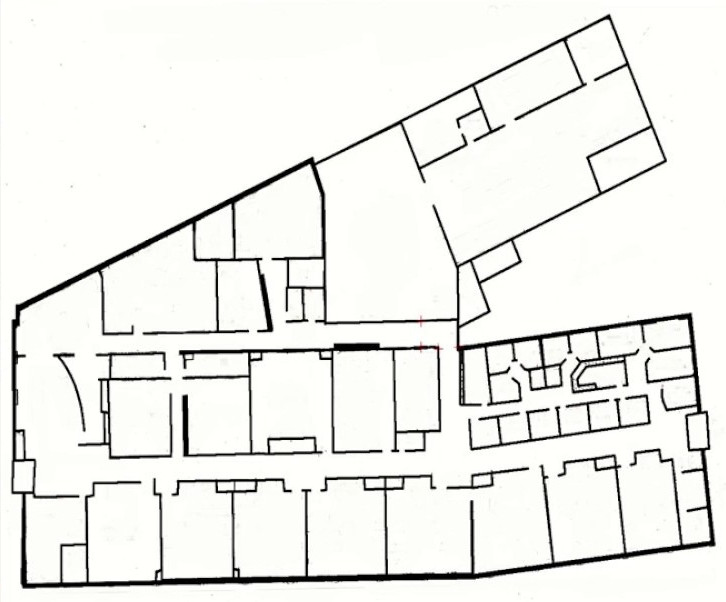
#> input picture ros_ws/src/room_segmentation/willowgarage.jpeg, 726 x 602 px
$ python test2.py
#> lines starting #> are read from the running program, lines starting #| are printed output that depends on the picture; after the words box and inside, x2 and y2 are one past the last pixel; in counts of white or black regions, pixels touching at a corner belong together
from random import randint

import cv2
import numpy as np
from cv2 import (CHAIN_APPROX_NONE, CHAIN_APPROX_SIMPLE, Canny, GaussianBlur,
                 approxPolyDP, arcLength, contourArea, cvtColor, findContours,
                 imread)

img = imread("./willowgarage.jpeg", cv2.IMREAD_GRAYSCALE)
#> img: shape (602, 726); min 0, max 255, mean 236.9
# img = imread("./fp1.jpeg", cv2.IMREAD_GRAYSCALE)

print(img.shape)
#| (602, 726)

# cv2.imshow("Original", img)
# cv2.waitKey()

# Grayscale the img
# grayImg = cvtColor(img, cv2.COLOR_BGR2GRAY)
grayImg = img

cv2.imshow("Grayscale", grayImg)
cv2.waitKey()

# blurredImg = GaussianBlur(grayImg, (5, 5), 0)
blurredImg = GaussianBlur(grayImg, (35, 35), 0)
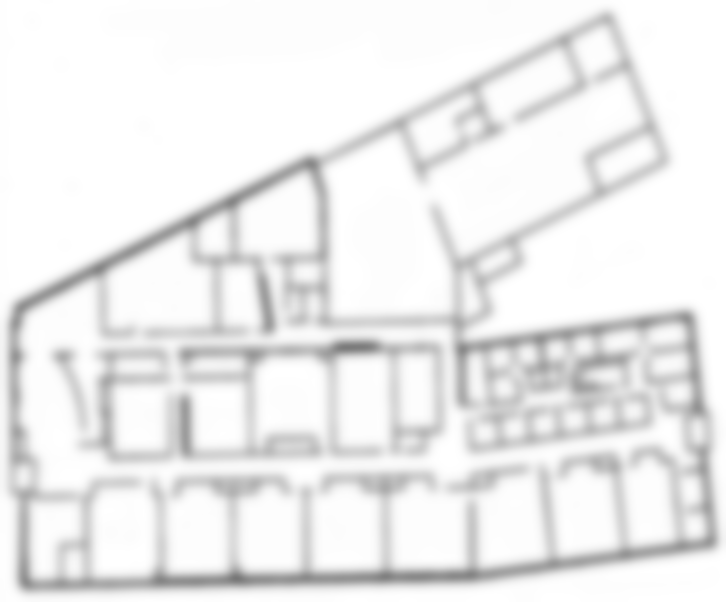
#> blurredImg: shape (602, 726); min 119, max 255, mean 236.9
# blurredImg = GaussianBlur(grayImg, (55, 55), 0)

cv2.imshow("Blurred", blurredImg)
cv2.waitKey()

# Otsu thresholding
_, threshImg = cv2.threshold(
    blurredImg, 0, 255, cv2.THRESH_BINARY_INV + cv2.THRESH_OTSU
)
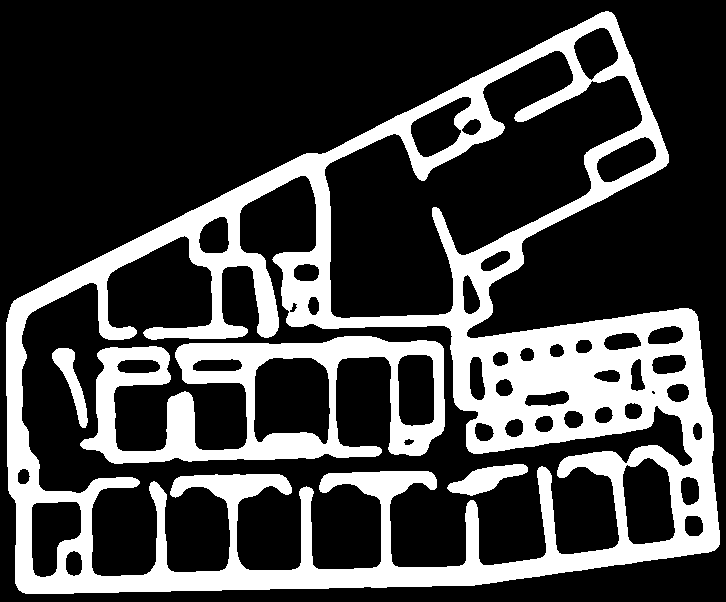
#> threshImg: shape (602, 726); 26.6% white; 4 white regions

cv2.imshow("Thresholded", threshImg)
cv2.waitKey()


# Now we create a mask to isolate the background before we invert.
mask = np.zeros_like(threshImg)
print("MASK", mask.shape)
#| MASK (602, 726)
noise_removal_threshold = 25
contours, _ = cv2.findContours(threshImg, cv2.RETR_EXTERNAL, cv2.CHAIN_APPROX_SIMPLE)
#> contours = 1 contour; box (x1, y1, x2, y2) and area: (6, 11, 720, 594) 276977
# contours, _ = cv2.findContours(threshImg, cv2.RETR_EXTERNAL, cv2.CHAIN_APPROX_NONE)
for contour in contours:
    area = cv2.contourArea(contour)
    if area > noise_removal_threshold:
        cv2.fillPoly(mask, [contour], 255)
#> this loop made 1 pass
#> area on pass 1: 276977
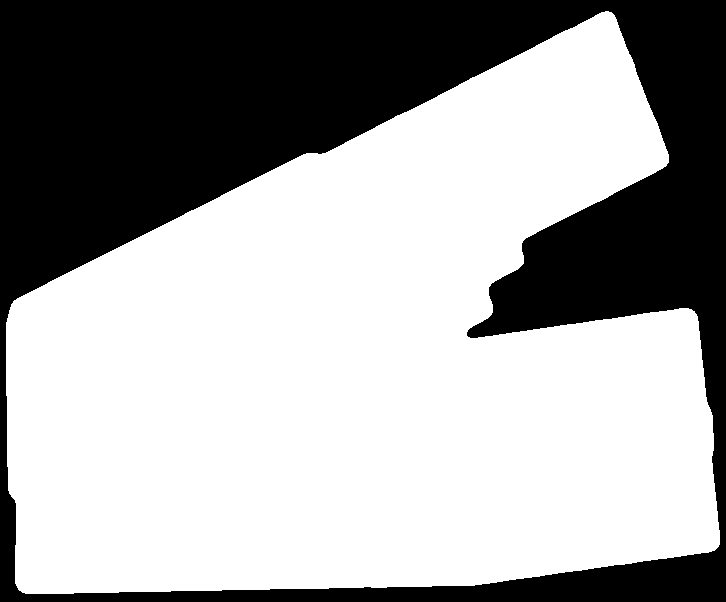
#> mask: shape (602, 726); 63.7% white; 1 black region, box (x1, y1, x2, y2) and area: (0, 0, 726, 602) 158844

cv2.imshow("mask", mask)
cv2.waitKey()

# Now we invert the image so our rooms are values and our walls are negative space
# First we remove the mask from teh thresImg
isolated_rooms = cv2.bitwise_and(~threshImg, ~threshImg, mask=mask)
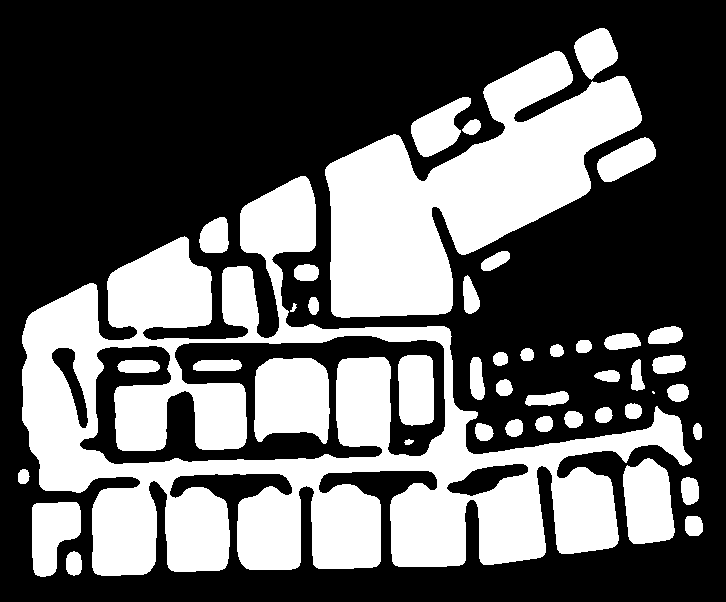
#> isolated_rooms: shape (602, 726); 37.1% white; 44 white regions (1 under 20 px), largest, box (x1, y1, x2, y2) and area: (22, 176, 692, 576) 92917, (325, 51, 642, 318) 39540, (254, 358, 330, 444) 5506
# cv2.imshow("Isolated", isolated_rooms)
# cv2.waitKey()

# Now we are going to erode the shapes

iterations = 5
eroded = isolated_rooms
# Perform an opening (vs closing)
kernel_sizes = [(3, 3), (5, 5), (7, 7), (9, 9), (11, 11)]
for kernel_size in kernel_sizes:
    # # Erode the image
    # eroded = cv2.erode(eroded, kernel_size, iterations=1)
    # # Dilate the image
    # eroded = cv2.dilate(eroded, kernel_size, iterations=1)
    kernel = cv2.getStructuringElement(cv2.MORPH_RECT, kernel_size)
    eroded = cv2.morphologyEx(eroded, cv2.MORPH_OPEN, kernel, iterations=2)
#> this loop made 5 passes
#> kernel on pass 1: [[1, 1, 1], [1, 1, 1], [1, 1, 1]]
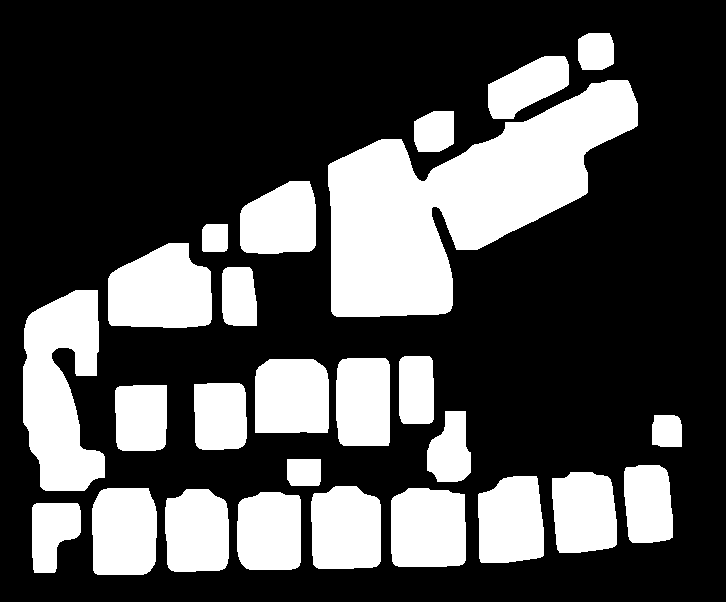
#> eroded: shape (602, 726); 30.2% white; 26 white regions, largest, box (x1, y1, x2, y2) and area: (328, 80, 638, 317) 35764, (23, 290, 105, 491) 11390, (108, 243, 212, 328) 7199

cv2.imshow("Dilated/Eroded", eroded)
cv2.waitKey()

# erosion_iterations = 3
# erosion_kernel = np.ones((3, 3), np.uint8)
# eroded = cv2.erode(isolated_rooms, erosion_kernel, iterations=erosion_iterations)
# # cv2.imshow("Eroded", eroded)
# # cv2.waitKey()

canny = Canny(eroded, 95, 90)
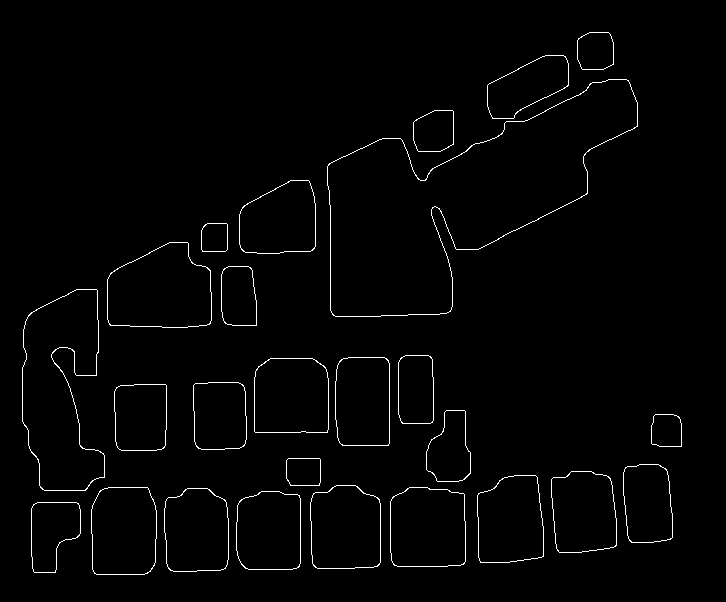
#> canny: shape (602, 726); 1.6% white in thin lines or dots, all inside (x1, y1, x2, y2) = (22, 32, 682, 575)

# cv2.imshow("Canny", canny)
# cv2.waitKey()

room_img = np.zeros_like(canny)
room_img = cv2.cvtColor(room_img, cv2.COLOR_GRAY2BGR)
#> room_img: shape (602, 726, 3); every value is 0
contours, _ = cv2.findContours(canny, cv2.RETR_EXTERNAL, cv2.CHAIN_APPROX_SIMPLE)
#> contours = 26 contours; largest, box (x1, y1, x2, y2) and area: (327, 79, 638, 317) 35775, (22, 289, 105, 491) 11387, (107, 242, 212, 328) 7163, (390, 487, 466, 567) 5602, (310, 485, 381, 569) 5332
for contour in contours:
    # generate a random color for the room
    color = tuple(np.random.randint(0, 255, size=3, dtype=np.uint8))
    color = (randint(0, 255), randint(0, 255), randint(0, 255))
    cv2.fillPoly(room_img, [contour], color)
#> this loop made 26 passes
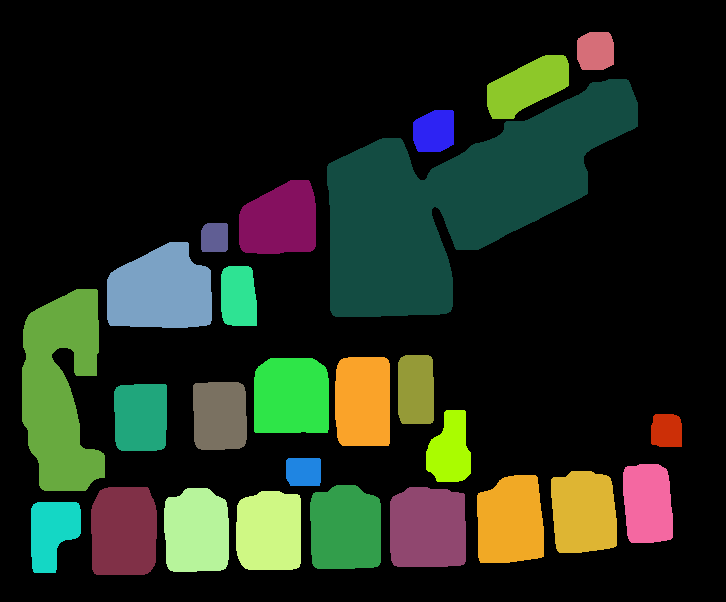
#> room_img: shape (602, 726, 3); mean B, G, R 27.8, 41.5, 32.7

cv2.imshow("Rooms", room_img)
cv2.waitKey()

#> (the run stopped early here; a loop or call above may not have finished)
